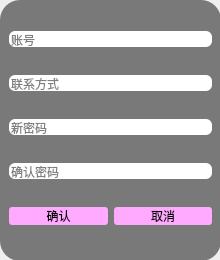
<?xml version="1.0" encoding="UTF-8"?>
<ui version="4.0">
 <class>forget_widget</class>
 <widget class="QWidget" name="forget_widget">
  <property name="geometry">
   <rect>
    <x>0</x>
    <y>0</y>
    <width>220</width>
    <height>260</height>
   </rect>
  </property>
  <property name="windowTitle">
   <string>Form</string>
  </property>
  <property name="styleSheet">
   <string notr="true">QPushButton#confirm_pushButton
{
	border-image:url(:/pic/pic/button_login_normal.png)0 0 0 0 strecth strecth
}
QPushButton#confirm_pushButton:hover
{
	border-image:url(:/pic/pic/button_login_hover.png)0 0 0 0 strecth strecth
}
QPushButton#confirm_pushButton:pressed
{
	border-image:url(:/pic/pic/button_login_down.png)0 0 0 0 strecth strecth
}
QPushButton#cancel_pushButton
{
	border-image:url(:/pic/pic/button_login_normal.png)0 0 0 0 strecth strecth
}
QPushButton#cancel_pushButton:hover
{
	border-image:url(:/pic/pic/button_login_hover.png)0 0 0 0 strecth strecth
}
QPushButton#cancel_pushButton:pressed
{
	border-image:url(:/pic/pic/button_login_down.png)0 0 0 0 strecth strecth
}</string>
  </property>
  <widget class="QFrame" name="frame">
   <property name="geometry">
    <rect>
     <x>0</x>
     <y>0</y>
     <width>221</width>
     <height>261</height>
    </rect>
   </property>
   <property name="styleSheet">
    <string notr="true">QFrame{
background-color: rgb(121, 121, 121);
border-radius:20px  ;
}
QLineEdit{
border-radius:6px  ;
}
QPushButton{
background-color: rgb(242, 255, 210);
background-color: rgb(255, 170, 255);
font: 290 9pt &quot;Microsoft YaHei UI&quot;;	
border-radius:3px  ;
}</string>
   </property>
   <layout class="QVBoxLayout" name="verticalLayout">
    <item>
     <layout class="QHBoxLayout" name="horizontalLayout">
      <item>
       <widget class="QLineEdit" name="acc_lineEdit">
        <property name="placeholderText">
         <string>账号</string>
        </property>
       </widget>
      </item>
     </layout>
    </item>
    <item>
     <layout class="QHBoxLayout" name="horizontalLayout_2">
      <item>
       <widget class="QLineEdit" name="email_lineEdit">
        <property name="placeholderText">
         <string>联系方式</string>
        </property>
       </widget>
      </item>
     </layout>
    </item>
    <item>
     <layout class="QHBoxLayout" name="horizontalLayout_3">
      <item>
       <widget class="QLineEdit" name="pass_lineEdit">
        <property name="echoMode">
         <enum>QLineEdit::Password</enum>
        </property>
        <property name="placeholderText">
         <string>新密码</string>
        </property>
       </widget>
      </item>
     </layout>
    </item>
    <item>
     <layout class="QHBoxLayout" name="horizontalLayout_4">
      <item>
       <widget class="QLineEdit" name="pass2_lineEdit">
        <property name="echoMode">
         <enum>QLineEdit::Password</enum>
        </property>
        <property name="placeholderText">
         <string>确认密码</string>
        </property>
       </widget>
      </item>
     </layout>
    </item>
    <item>
     <layout class="QHBoxLayout" name="horizontalLayout_5">
      <item>
       <widget class="QPushButton" name="confirm_pushButton">
        <property name="text">
         <string>确认</string>
        </property>
       </widget>
      </item>
      <item>
       <widget class="QPushButton" name="cancel_pushButton">
        <property name="text">
         <string>取消</string>
        </property>
       </widget>
      </item>
     </layout>
    </item>
   </layout>
  </widget>
 </widget>
 <resources/>
 <connections/>
</ui>
